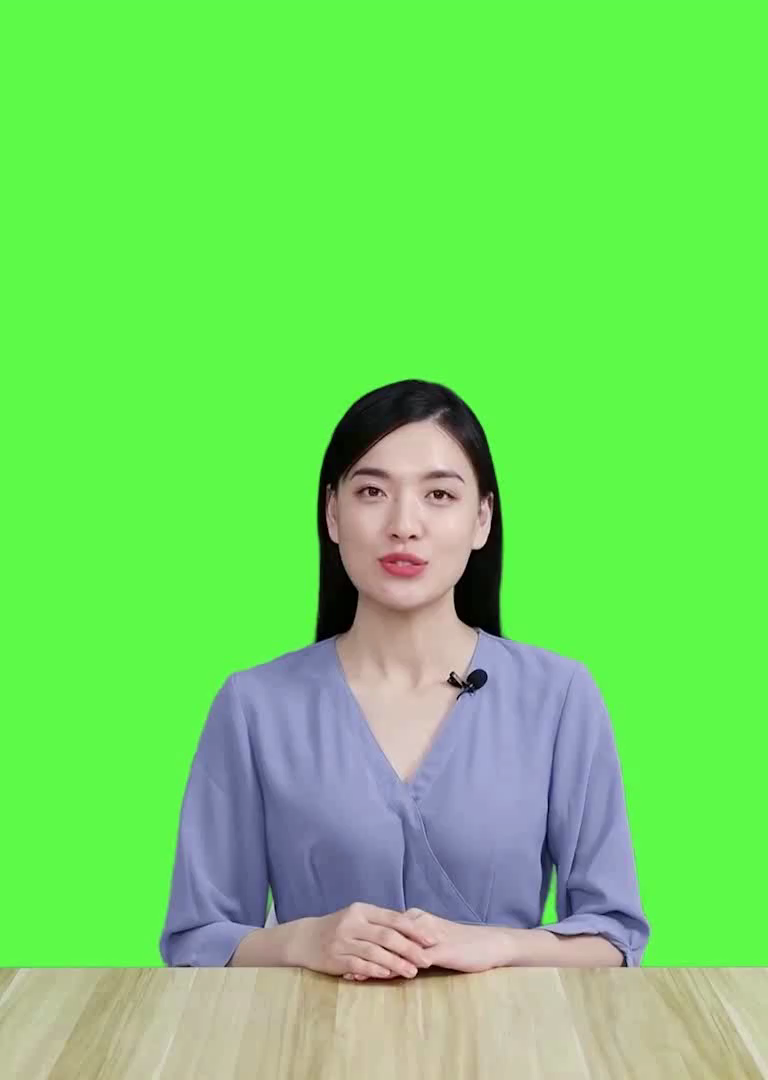
#> input picture learn_cv2/test.png, 768 x 1080 px; the run also reads 1 picture not shown here
$ python circle.py
#> lines starting #> are read from the running program, lines starting #| are printed output that depends on the picture
#!/usr/bin/python
# -*- coding: UTF-8 -*-
"""
Created by MeiiCho on 2022/05/27
"""

import numpy as np
import cv2


def main():
    # img = np.zeros((2000, 2000, 3), dtype=np.uint8)
    # cv2.circle(img, (1000, 1000), 1000, (255, 255, 255), -1)
    #
    #
    # v = cv2.VideoCapture('female_desk.mp4')
    # ret, frame = v.read()
    # # frame = s
    #
    # cv2.imwrite("test.png", frame)

    frame = cv2.imread("test.png")
#> frame is the input picture: shape (1080, 768, 3); mean B, G, R 98.9, 217.6, 113.4

    frame = frame[340:, 14:754, ]
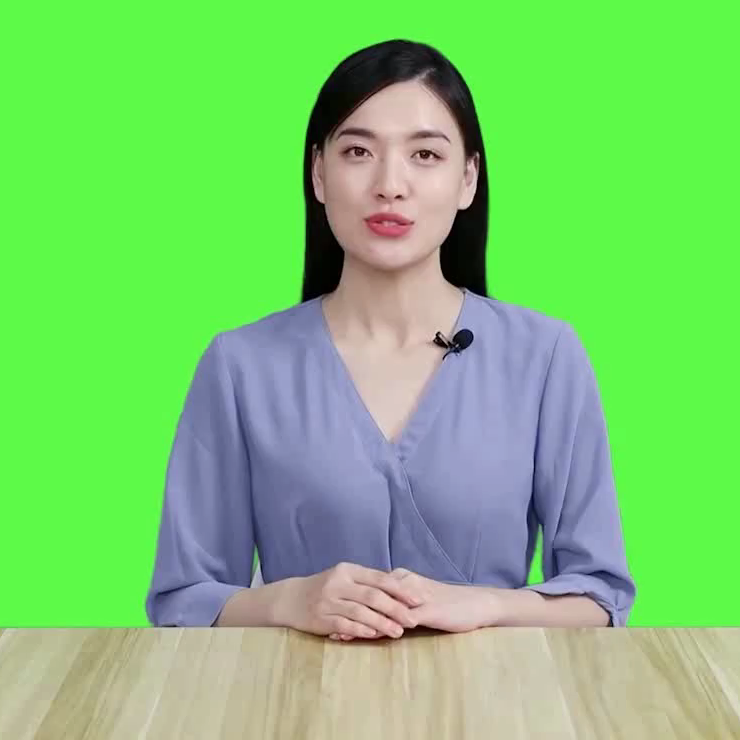
#> frame: shape (740, 740, 3); mean B, G, R 112.3, 201.2, 123.3
    cv2.imwrite("re.png", frame)

    b_channel, g_channel, r_channel = cv2.split(frame)
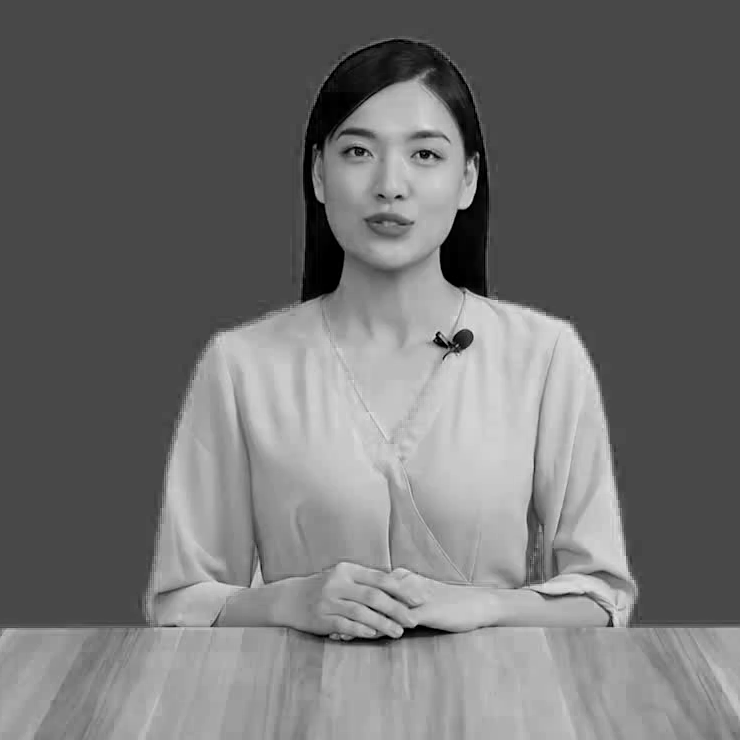
#> b_channel: shape (740, 740); min 0, max 230, mean 112.3
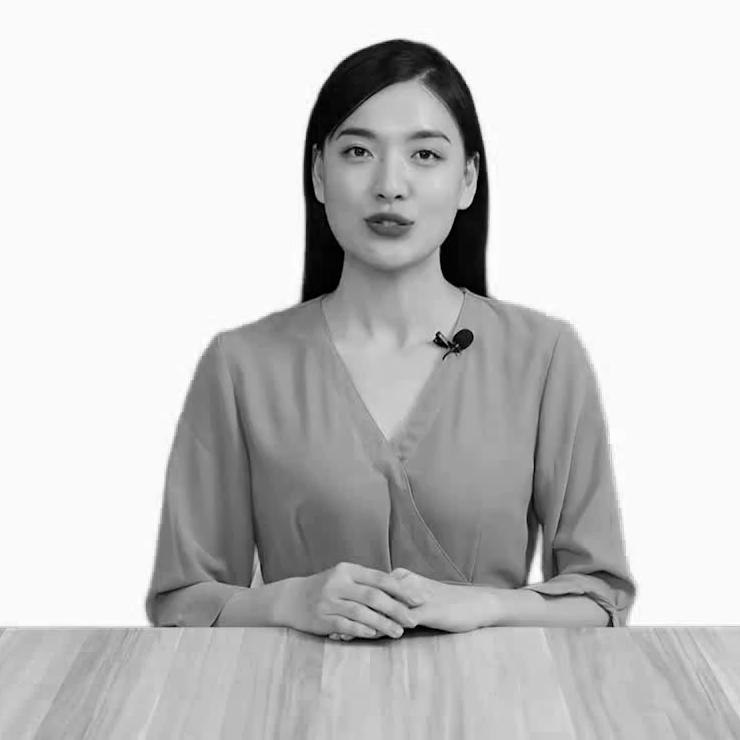
#> g_channel: shape (740, 740); min 0, max 255, mean 201.2
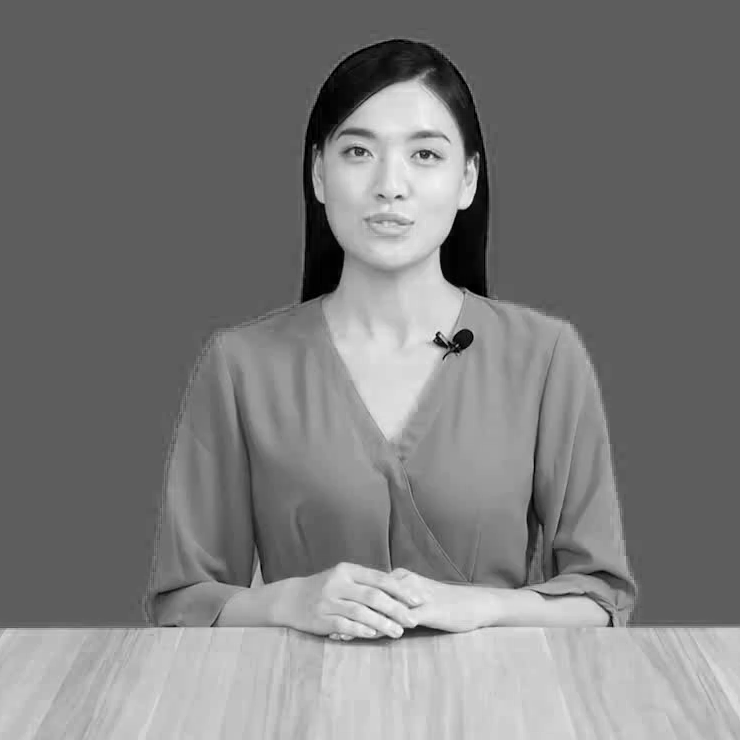
#> r_channel: shape (740, 740); min 0, max 250, mean 123.3
    alpha_channel = np.full(b_channel.shape, 255.0)

    cir = cv2.imread("img.png")
    cir = cv2.resize(cir, [740, 740])
#> cir: shape (740, 740, 3); every value is 255
    mask = cir >= 200.0
#> mask: shape (740, 740, 3) bool; every value is 1

    alpha = np.array(mask[:, :, 0] * alpha_channel, dtype=b_channel.dtype)
#> alpha: shape (740, 740); every value is 255
    img_BGRA = cv2.merge((b_channel, g_channel, r_channel, alpha))

    cv2.imwrite("ccc.png", img_BGRA)


if __name__ == '__main__':
    main()
